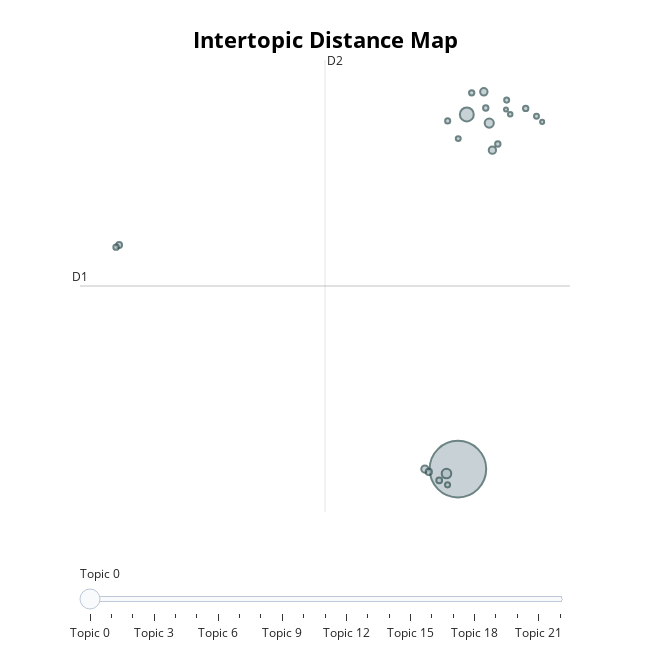

The notebook cell saved with this chart:
### Code cell
#CareerOneStop model intertopic distance map 
topic_model.visualize_topics()

### Figure 1 — Plotly figure (JSON) as saved in the notebook; plotly's stock layout.template omitted (floating-point values rounded to 4 significant figures)
{"data": [{"customdata": [[0, "experience | technical | cybersecurity | information security | requirements", 6151], [1, "ctg | information security | cerner millennium | umb | experience", 372], [2, "xerox | relativity | forensic | incident response | data", 176], [3, "smx | cloud security architect | security architect | experience | concentrix", 161], [4, "compensation range | pwc | oracle | pricewaterhousecoopers | plus eligible", 106], [5, "travelers | automation | preferred experience | role | wellness", 103], [6, "guidehouse | required | northrop grumman | navair | employees", 100], [7, "icims | azure aws gcp | aws | cloud security | environment", 74], [8, "directory | ad okta | cbre equal | domain controllers | position annually", 66], [9, "information | risk | zurich | cybersecurity | td bank", 65], [10, "customer | join | leader cybersecurity team | crowdstrike committed cultivating | mission stop breaches", 57], [11, "risk | waiting | cybersecurity | way | values compliance", 56], [12, "american heart association | infrastructure | support | devsecops | configuration management", 56], [13, "sme | trellix security | services | consultant nsp | technology innovation machine", 56], [14, "dashboards | configuration | security | mindpoint | snap", 55], [15, "tiaa | click applicants | residing brazil | nuveen | accessibility support", 50], [16, "deloitte | client | delivery center | cybersecurity | recruiting tips", 50], [17, "statewide | incident | threat | global leader gaming | igt nyse igt", 49], [18, "usa | empowered learn job | usa remote work | usa apply booz | booz allen empowered", 47], [19, "company | customers | customer success manager | csm | trellix solutions", 47], [20, "ensono | great things | internal customer | security solutions | trend micro", 39], [21, "given product line | market competitive intelligence | analyst relations | sales | xdr", 32], [22, "commands | deployed | dod | ussocom component commands | component commands tsocs", 31]], "hovertemplate": "<b>Topic %{customdata[0]}</b><br>%{customdata[1]}<br>Size: %{customdata[2]}", "legendgroup": "", "marker": {"color": "#B0BEC5", "line": {"color": "DarkSlateGrey", "width": 2}, "size": [6151, 372, 176, 161, 106, 103, 100, 74, 66, 65, 57, 56, 56, 56, 55, 50, 50, 49, 47, 47, 39, 32, 31], "sizemode": "area", "sizeref": 3.844, "symbol": "circle"}, "mode": "markers", "name": "", "orientation": "v", "showlegend": false, "type": "scatter", "x": [3.558, 3.87, 3.157, 4.658, 4.468, 4.768, 2.399, 2.536, 2.9, -8.333, -8.44, 4.535, 4.958, 5.937, 4.041, 3.198, 3.194, 5.269, 3.57, 6.316, 5.393, 6.514, 5.246], "xaxis": "x", "y": [-8.324, 9.558, -8.548, 9.122, 10.7, 7.76, -8.323, -8.467, -8.892, 2.975, 2.868, 9.887, 8.069, 9.863, 10.65, 9.233, -9.118, 10.28, 8.341, 9.466, 9.574, 9.184, 9.809], "yaxis": "y"}], "layout": {"annotations": [{"showarrow": false, "text": "D1", "x": -9.706, "y": 0.909, "yshift": 10}, {"showarrow": false, "text": "D2", "x": -1.107, "xshift": 10, "y": 12.3}], "height": 650, "hoverlabel": {"bgcolor": "white", "font": {"family": "Rockwell", "size": 16}}, "legend": {"itemsizing": "constant", "tracegroupgap": 0}, "margin": {"t": 60}, "shapes": [{"line": {"color": "#CFD8DC", "width": 2}, "type": "line", "x0": -1.107, "x1": -1.107, "y0": -10.49, "y1": 12.3}, {"line": {"color": "#9E9E9E", "width": 2}, "type": "line", "x0": -9.706, "x1": 7.492, "y0": 0.909, "y1": 0.909}], "sliders": [{"active": 0, "pad": {"t": 50}, "steps": [{"args": [{"marker.color": [["red", "#B0BEC5", "#B0BEC5", "#B0BEC5", "#B0BEC5", "#B0BEC5", "#B0BEC5", "#B0BEC5", "#B0BEC5", "#B0BEC5", "#B0BEC5", "#B0BEC5", "#B0BEC5", "#B0BEC5", "#B0BEC5", "#B0BEC5", "#B0BEC5", "#B0BEC5", "#B0BEC5", "#B0BEC5", "#B0BEC5", "#B0BEC5", "#B0BEC5"]]}], "label": "Topic 0", "method": "update"}, {"args": [{"marker.color": [["#B0BEC5", "red", "#B0BEC5", "#B0BEC5", "#B0BEC5", "#B0BEC5", "#B0BEC5", "#B0BEC5", "#B0BEC5", "#B0BEC5", "#B0BEC5", "#B0BEC5", "#B0BEC5", "#B0BEC5", "#B0BEC5", "#B0BEC5", "#B0BEC5", "#B0BEC5", "#B0BEC5", "#B0BEC5", "#B0BEC5", "#B0BEC5", "#B0BEC5"]]}], "label": "Topic 1", "method": "update"}, {"args": [{"marker.color": [["#B0BEC5", "#B0BEC5", "red", "#B0BEC5", "#B0BEC5", "#B0BEC5", "#B0BEC5", "#B0BEC5", "#B0BEC5", "#B0BEC5", "#B0BEC5", "#B0BEC5", "#B0BEC5", "#B0BEC5", "#B0BEC5", "#B0BEC5", "#B0BEC5", "#B0BEC5", "#B0BEC5", "#B0BEC5", "#B0BEC5", "#B0BEC5", "#B0BEC5"]]}], "label": "Topic 2", "method": "update"}, {"args": [{"marker.color": [["#B0BEC5", "#B0BEC5", "#B0BEC5", "red", "#B0BEC5", "#B0BEC5", "#B0BEC5", "#B0BEC5", "#B0BEC5", "#B0BEC5", "#B0BEC5", "#B0BEC5", "#B0BEC5", "#B0BEC5", "#B0BEC5", "#B0BEC5", "#B0BEC5", "#B0BEC5", "#B0BEC5", "#B0BEC5", "#B0BEC5", "#B0BEC5", "#B0BEC5"]]}], "label": "Topic 3", "method": "update"}, {"args": [{"marker.color": [["#B0BEC5", "#B0BEC5", "#B0BEC5", "#B0BEC5", "red", "#B0BEC5", "#B0BEC5", "#B0BEC5", "#B0BEC5", "#B0BEC5", "#B0BEC5", "#B0BEC5", "#B0BEC5", "#B0BEC5", "#B0BEC5", "#B0BEC5", "#B0BEC5", "#B0BEC5", "#B0BEC5", "#B0BEC5", "#B0BEC5", "#B0BEC5", "#B0BEC5"]]}], "label": "Topic 4", "method": "update"}, {"args": [{"marker.color": [["#B0BEC5", "#B0BEC5", "#B0BEC5", "#B0BEC5", "#B0BEC5", "red", "#B0BEC5", "#B0BEC5", "#B0BEC5", "#B0BEC5", "#B0BEC5", "#B0BEC5", "#B0BEC5", "#B0BEC5", "#B0BEC5", "#B0BEC5", "#B0BEC5", "#B0BEC5", "#B0BEC5", "#B0BEC5", "#B0BEC5", "#B0BEC5", "#B0BEC5"]]}], "label": "Topic 5", "method": "update"}, {"args": [{"marker.color": [["#B0BEC5", "#B0BEC5", "#B0BEC5", "#B0BEC5", "#B0BEC5", "#B0BEC5", "red", "#B0BEC5", "#B0BEC5", "#B0BEC5", "#B0BEC5", "#B0BEC5", "#B0BEC5", "#B0BEC5", "#B0BEC5", "#B0BEC5", "#B0BEC5", "#B0BEC5", "#B0BEC5", "#B0BEC5", "#B0BEC5", "#B0BEC5", "#B0BEC5"]]}], "label": "Topic 6", "method": "update"}, {"args": [{"marker.color": [["#B0BEC5", "#B0BEC5", "#B0BEC5", "#B0BEC5", "#B0BEC5", "#B0BEC5", "#B0BEC5", "red", "#B0BEC5", "#B0BEC5", "#B0BEC5", "#B0BEC5", "#B0BEC5", "#B0BEC5", "#B0BEC5", "#B0BEC5", "#B0BEC5", "#B0BEC5", "#B0BEC5", "#B0BEC5", "#B0BEC5", "#B0BEC5", "#B0BEC5"]]}], "label": "Topic 7", "method": "update"}, {"args": [{"marker.color": [["#B0BEC5", "#B0BEC5", "#B0BEC5", "#B0BEC5", "#B0BEC5", "#B0BEC5", "#B0BEC5", "#B0BEC5", "red", "#B0BEC5", "#B0BEC5", "#B0BEC5", "#B0BEC5", "#B0BEC5", "#B0BEC5", "#B0BEC5", "#B0BEC5", "#B0BEC5", "#B0BEC5", "#B0BEC5", "#B0BEC5", "#B0BEC5", "#B0BEC5"]]}], "label": "Topic 8", "method": "update"}, {"args": [{"marker.color": [["#B0BEC5", "#B0BEC5", "#B0BEC5", "#B0BEC5", "#B0BEC5", "#B0BEC5", "#B0BEC5", "#B0BEC5", "#B0BEC5", "red", "#B0BEC5", "#B0BEC5", "#B0BEC5", "#B0BEC5", "#B0BEC5", "#B0BEC5", "#B0BEC5", "#B0BEC5", "#B0BEC5", "#B0BEC5", "#B0BEC5", "#B0BEC5", "#B0BEC5"]]}], "label": "Topic 9", "method": "update"}, {"args": [{"marker.color": [["#B0BEC5", "#B0BEC5", "#B0BEC5", "#B0BEC5", "#B0BEC5", "#B0BEC5", "#B0BEC5", "#B0BEC5", "#B0BEC5", "#B0BEC5", "red", "#B0BEC5", "#B0BEC5", "#B0BEC5", "#B0BEC5", "#B0BEC5", "#B0BEC5", "#B0BEC5", "#B0BEC5", "#B0BEC5", "#B0BEC5", "#B0BEC5", "#B0BEC5"]]}], "label": "Topic 10", "method": "update"}, {"args": [{"marker.color": [["#B0BEC5", "#B0BEC5", "#B0BEC5", "#B0BEC5", "#B0BEC5", "#B0BEC5", "#B0BEC5", "#B0BEC5", "#B0BEC5", "#B0BEC5", "#B0BEC5", "red", "#B0BEC5", "#B0BEC5", "#B0BEC5", "#B0BEC5", "#B0BEC5", "#B0BEC5", "#B0BEC5", "#B0BEC5", "#B0BEC5", "#B0BEC5", "#B0BEC5"]]}], "label": "Topic 11", "method": "update"}, {"args": [{"marker.color": [["#B0BEC5", "#B0BEC5", "#B0BEC5", "#B0BEC5", "#B0BEC5", "#B0BEC5", "#B0BEC5", "#B0BEC5", "#B0BEC5", "#B0BEC5", "#B0BEC5", "#B0BEC5", "red", "#B0BEC5", "#B0BEC5", "#B0BEC5", "#B0BEC5", "#B0BEC5", "#B0BEC5", "#B0BEC5", "#B0BEC5", "#B0BEC5", "#B0BEC5"]]}], "label": "Topic 12", "method": "update"}, {"args": [{"marker.color": [["#B0BEC5", "#B0BEC5", "#B0BEC5", "#B0BEC5", "#B0BEC5", "#B0BEC5", "#B0BEC5", "#B0BEC5", "#B0BEC5", "#B0BEC5", "#B0BEC5", "#B0BEC5", "#B0BEC5", "red", "#B0BEC5", "#B0BEC5", "#B0BEC5", "#B0BEC5", "#B0BEC5", "#B0BEC5", "#B0BEC5", "#B0BEC5", "#B0BEC5"]]}], "label": "Topic 13", "method": "update"}, {"args": [{"marker.color": [["#B0BEC5", "#B0BEC5", "#B0BEC5", "#B0BEC5", "#B0BEC5", "#B0BEC5", "#B0BEC5", "#B0BEC5", "#B0BEC5", "#B0BEC5", "#B0BEC5", "#B0BEC5", "#B0BEC5", "#B0BEC5", "red", "#B0BEC5", "#B0BEC5", "#B0BEC5", "#B0BEC5", "#B0BEC5", "#B0BEC5", "#B0BEC5", "#B0BEC5"]]}], "label": "Topic 14", "method": "update"}, {"args": [{"marker.color": [["#B0BEC5", "#B0BEC5", "#B0BEC5", "#B0BEC5", "#B0BEC5", "#B0BEC5", "#B0BEC5", "#B0BEC5", "#B0BEC5", "#B0BEC5", "#B0BEC5", "#B0BEC5", "#B0BEC5", "#B0BEC5", "#B0BEC5", "red", "#B0BEC5", "#B0BEC5", "#B0BEC5", "#B0BEC5", "#B0BEC5", "#B0BEC5", "#B0BEC5"]]}], "label": "Topic 15", "method": "update"}, {"args": [{"marker.color": [["#B0BEC5", "#B0BEC5", "#B0BEC5", "#B0BEC5", "#B0BEC5", "#B0BEC5", "#B0BEC5", "#B0BEC5", "#B0BEC5", "#B0BEC5", "#B0BEC5", "#B0BEC5", "#B0BEC5", "#B0BEC5", "#B0BEC5", "#B0BEC5", "red", "#B0BEC5", "#B0BEC5", "#B0BEC5", "#B0BEC5", "#B0BEC5", "#B0BEC5"]]}], "label": "Topic 16", "method": "update"}, {"args": [{"marker.color": [["#B0BEC5", "#B0BEC5", "#B0BEC5", "#B0BEC5", "#B0BEC5", "#B0BEC5", "#B0BEC5", "#B0BEC5", "#B0BEC5", "#B0BEC5", "#B0BEC5", "#B0BEC5", "#B0BEC5", "#B0BEC5", "#B0BEC5", "#B0BEC5", "#B0BEC5", "red", "#B0BEC5", "#B0BEC5", "#B0BEC5", "#B0BEC5", "#B0BEC5"]]}], "label": "Topic 17", "method": "update"}, {"args": [{"marker.color": [["#B0BEC5", "#B0BEC5", "#B0BEC5", "#B0BEC5", "#B0BEC5", "#B0BEC5", "#B0BEC5", "#B0BEC5", "#B0BEC5", "#B0BEC5", "#B0BEC5", "#B0BEC5", "#B0BEC5", "#B0BEC5", "#B0BEC5", "#B0BEC5", "#B0BEC5", "#B0BEC5", "red", "#B0BEC5", "#B0BEC5", "#B0BEC5", "#B0BEC5"]]}], "label": "Topic 18", "method": "update"}, {"args": [{"marker.color": [["#B0BEC5", "#B0BEC5", "#B0BEC5", "#B0BEC5", "#B0BEC5", "#B0BEC5", "#B0BEC5", "#B0BEC5", "#B0BEC5", "#B0BEC5", "#B0BEC5", "#B0BEC5", "#B0BEC5", "#B0BEC5", "#B0BEC5", "#B0BEC5", "#B0BEC5", "#B0BEC5", "#B0BEC5", "red", "#B0BEC5", "#B0BEC5", "#B0BEC5"]]}], "label": "Topic 19", "method": "update"}, {"args": [{"marker.color": [["#B0BEC5", "#B0BEC5", "#B0BEC5", "#B0BEC5", "#B0BEC5", "#B0BEC5", "#B0BEC5", "#B0BEC5", "#B0BEC5", "#B0BEC5", "#B0BEC5", "#B0BEC5", "#B0BEC5", "#B0BEC5", "#B0BEC5", "#B0BEC5", "#B0BEC5", "#B0BEC5", "#B0BEC5", "#B0BEC5", "red", "#B0BEC5", "#B0BEC5"]]}], "label": "Topic 20", "method": "update"}, {"args": [{"marker.color": [["#B0BEC5", "#B0BEC5", "#B0BEC5", "#B0BEC5", "#B0BEC5", "#B0BEC5", "#B0BEC5", "#B0BEC5", "#B0BEC5", "#B0BEC5", "#B0BEC5", "#B0BEC5", "#B0BEC5", "#B0BEC5", "#B0BEC5", "#B0BEC5", "#B0BEC5", "#B0BEC5", "#B0BEC5", "#B0BEC5", "#B0BEC5", "red", "#B0BEC5"]]}], "label": "Topic 21", "method": "update"}, {"args": [{"marker.color": [["#B0BEC5", "#B0BEC5", "#B0BEC5", "#B0BEC5", "#B0BEC5", "#B0BEC5", "#B0BEC5", "#B0BEC5", "#B0BEC5", "#B0BEC5", "#B0BEC5", "#B0BEC5", "#B0BEC5", "#B0BEC5", "#B0BEC5", "#B0BEC5", "#B0BEC5", "#B0BEC5", "#B0BEC5", "#B0BEC5", "#B0BEC5", "#B0BEC5", "red"]]}], "label": "Topic 22", "method": "update"}]}], "title": {"font": {"color": "Black", "size": 22}, "text": "<b>Intertopic Distance Map</b>", "x": 0.5, "xanchor": "center", "y": 0.95, "yanchor": "top"}, "width": 650, "xaxis": {"anchor": "y", "domain": [0, 1], "range": [-9.706, 7.492], "title": {"text": ""}, "visible": false}, "yaxis": {"anchor": "x", "domain": [0, 1], "range": [-10.49, 12.3], "title": {"text": ""}, "visible": false}}}
